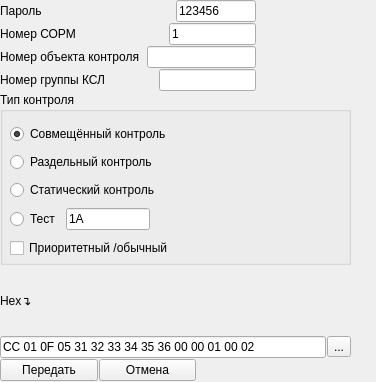
<?xml version="1.0" encoding="UTF-8"?>
<ui version="4.0">
 <class>form_command_15</class>
 <widget class="QWidget" name="form_command_15">
  <property name="geometry">
   <rect>
    <x>0</x>
    <y>0</y>
    <width>376</width>
    <height>382</height>
   </rect>
  </property>
  <property name="windowTitle">
   <string>Команда № 15 «Изменение параметров объекта контроля»</string>
  </property>
  <widget class="QWidget" name="">
   <property name="geometry">
    <rect>
     <x>0</x>
     <y>0</y>
     <width>351</width>
     <height>381</height>
    </rect>
   </property>
   <layout class="QVBoxLayout" name="verticalLayout">
    <property name="spacing">
     <number>1</number>
    </property>
    <item>
     <layout class="QVBoxLayout" name="verticalLayout_5">
      <property name="spacing">
       <number>1</number>
      </property>
      <item>
       <layout class="QHBoxLayout" name="horizontalLayout">
        <property name="spacing">
         <number>134</number>
        </property>
        <property name="rightMargin">
         <number>95</number>
        </property>
        <item>
         <widget class="QLabel" name="label">
          <property name="text">
           <string>Пароль</string>
          </property>
         </widget>
        </item>
        <item>
         <widget class="QLineEdit" name="lineEdit">
          <property name="text">
           <string>123456</string>
          </property>
         </widget>
        </item>
       </layout>
      </item>
      <item>
       <layout class="QHBoxLayout" name="horizontalLayout_2">
        <property name="spacing">
         <number>93</number>
        </property>
        <property name="rightMargin">
         <number>95</number>
        </property>
        <item>
         <widget class="QLabel" name="label_2">
          <property name="text">
           <string>Номер СОРМ</string>
          </property>
         </widget>
        </item>
        <item>
         <widget class="QLineEdit" name="lineEdit_2">
          <property name="text">
           <string>1</string>
          </property>
         </widget>
        </item>
       </layout>
      </item>
      <item>
       <layout class="QHBoxLayout" name="horizontalLayout_3">
        <property name="spacing">
         <number>7</number>
        </property>
        <property name="rightMargin">
         <number>95</number>
        </property>
        <item>
         <widget class="QLabel" name="label_3">
          <property name="text">
           <string>Номер объекта контроля</string>
          </property>
         </widget>
        </item>
        <item>
         <widget class="QLineEdit" name="lineEdit_3">
          <property name="text">
           <string/>
          </property>
         </widget>
        </item>
       </layout>
      </item>
      <item>
       <layout class="QHBoxLayout" name="horizontalLayout_4">
        <property name="spacing">
         <number>53</number>
        </property>
        <property name="rightMargin">
         <number>95</number>
        </property>
        <item>
         <widget class="QLabel" name="label_6">
          <property name="text">
           <string>Номер группы КСЛ</string>
          </property>
         </widget>
        </item>
        <item>
         <widget class="QLineEdit" name="lineEdit_6"/>
        </item>
       </layout>
      </item>
     </layout>
    </item>
    <item>
     <widget class="QGroupBox" name="groupBox_3">
      <property name="minimumSize">
       <size>
        <width>0</width>
        <height>173</height>
       </size>
      </property>
      <property name="title">
       <string>Тип контроля</string>
      </property>
      <widget class="QWidget" name="layoutWidget_3">
       <property name="geometry">
        <rect>
         <x>10</x>
         <y>30</y>
         <width>214</width>
         <height>143</height>
        </rect>
       </property>
       <layout class="QVBoxLayout" name="verticalLayout_3">
        <item>
         <widget class="QRadioButton" name="radioButton_11">
          <property name="text">
           <string>Совмещённый контроль</string>
          </property>
          <property name="checked">
           <bool>true</bool>
          </property>
         </widget>
        </item>
        <item>
         <widget class="QRadioButton" name="radioButton_12">
          <property name="text">
           <string>Раздельный контроль</string>
          </property>
         </widget>
        </item>
        <item>
         <widget class="QRadioButton" name="radioButton_13">
          <property name="text">
           <string>Статический контроль </string>
          </property>
         </widget>
        </item>
        <item>
         <layout class="QHBoxLayout" name="horizontalLayout_5">
          <property name="rightMargin">
           <number>74</number>
          </property>
          <item>
           <widget class="QRadioButton" name="radioButton">
            <property name="text">
             <string>Тест</string>
            </property>
           </widget>
          </item>
          <item>
           <widget class="QLineEdit" name="lineEdit_4">
            <property name="text">
             <string>1A</string>
            </property>
           </widget>
          </item>
         </layout>
        </item>
        <item>
         <widget class="QCheckBox" name="checkBox">
          <property name="text">
           <string>Приоритетный /обычный</string>
          </property>
         </widget>
        </item>
       </layout>
      </widget>
     </widget>
    </item>
    <item>
     <widget class="QLabel" name="label_7">
      <property name="text">
       <string>Hex↴</string>
      </property>
     </widget>
    </item>
    <item>
     <layout class="QHBoxLayout" name="horizontalLayout_7">
      <item>
       <widget class="QLineEdit" name="lineEdit_7">
        <property name="text">
         <string>CC 01 0F 05 31 32 33 34 35 36 00 00 01 00 02 </string>
        </property>
       </widget>
      </item>
      <item>
       <widget class="QToolButton" name="toolButton">
        <property name="text">
         <string>...</string>
        </property>
       </widget>
      </item>
     </layout>
    </item>
    <item>
     <layout class="QHBoxLayout" name="horizontalLayout_10">
      <property name="rightMargin">
       <number>155</number>
      </property>
      <item>
       <widget class="QPushButton" name="pushButton">
        <property name="text">
         <string>Передать</string>
        </property>
       </widget>
      </item>
      <item>
       <widget class="QPushButton" name="pushButton_2">
        <property name="text">
         <string>Отмена</string>
        </property>
       </widget>
      </item>
     </layout>
    </item>
   </layout>
  </widget>
 </widget>
 <resources/>
 <connections/>
</ui>
